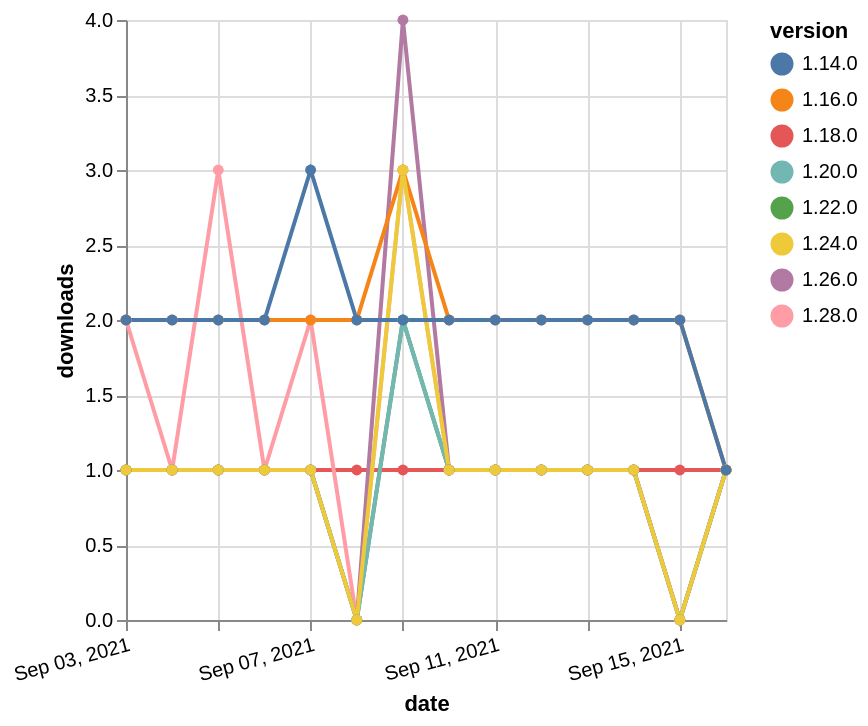

Source (Vega-Lite JSON):
### Vega-Lite specification from a JSON file in a GitHub repository (floating-point values rounded to 4 significant figures)
{"$schema": "https://vega.github.io/schema/vega-lite/v5.json", "description": "A simple bar chart with embedded data.", "data": {"values": [{"date": "2021-09-03", "total": 223, "delta": 1, "version": "1.18.0"}, {"date": "2021-09-04", "total": 224, "delta": 1, "version": "1.18.0"}, {"date": "2021-09-05", "total": 225, "delta": 1, "version": "1.18.0"}, {"date": "2021-09-06", "total": 226, "delta": 1, "version": "1.18.0"}, {"date": "2021-09-07", "total": 227, "delta": 1, "version": "1.18.0"}, {"date": "2021-09-08", "total": 228, "delta": 1, "version": "1.18.0"}, {"date": "2021-09-09", "total": 229, "delta": 1, "version": "1.18.0"}, {"date": "2021-09-10", "total": 230, "delta": 1, "version": "1.18.0"}, {"date": "2021-09-11", "total": 231, "delta": 1, "version": "1.18.0"}, {"date": "2021-09-12", "total": 232, "delta": 1, "version": "1.18.0"}, {"date": "2021-09-13", "total": 233, "delta": 1, "version": "1.18.0"}, {"date": "2021-09-14", "total": 234, "delta": 1, "version": "1.18.0"}, {"date": "2021-09-15", "total": 235, "delta": 1, "version": "1.18.0"}, {"date": "2021-09-16", "total": 236, "delta": 1, "version": "1.18.0"}, {"date": "2021-09-03", "total": 171, "delta": 1, "version": "1.22.0"}, {"date": "2021-09-04", "total": 172, "delta": 1, "version": "1.22.0"}, {"date": "2021-09-05", "total": 173, "delta": 1, "version": "1.22.0"}, {"date": "2021-09-06", "total": 174, "delta": 1, "version": "1.22.0"}, {"date": "2021-09-07", "total": 175, "delta": 1, "version": "1.22.0"}, {"date": "2021-09-08", "total": 175, "delta": 0, "version": "1.22.0"}, {"date": "2021-09-09", "total": 177, "delta": 2, "version": "1.22.0"}, {"date": "2021-09-10", "total": 178, "delta": 1, "version": "1.22.0"}, {"date": "2021-09-11", "total": 179, "delta": 1, "version": "1.22.0"}, {"date": "2021-09-12", "total": 180, "delta": 1, "version": "1.22.0"}, {"date": "2021-09-13", "total": 181, "delta": 1, "version": "1.22.0"}, {"date": "2021-09-14", "total": 182, "delta": 1, "version": "1.22.0"}, {"date": "2021-09-15", "total": 182, "delta": 0, "version": "1.22.0"}, {"date": "2021-09-16", "total": 183, "delta": 1, "version": "1.22.0"}, {"date": "2021-09-03", "total": 115, "delta": 2, "version": "1.28.0"}, {"date": "2021-09-04", "total": 116, "delta": 1, "version": "1.28.0"}, {"date": "2021-09-05", "total": 119, "delta": 3, "version": "1.28.0"}, {"date": "2021-09-06", "total": 120, "delta": 1, "version": "1.28.0"}, {"date": "2021-09-07", "total": 122, "delta": 2, "version": "1.28.0"}, {"date": "2021-09-08", "total": 122, "delta": 0, "version": "1.28.0"}, {"date": "2021-09-09", "total": 125, "delta": 3, "version": "1.28.0"}, {"date": "2021-09-10", "total": 126, "delta": 1, "version": "1.28.0"}, {"date": "2021-09-11", "total": 127, "delta": 1, "version": "1.28.0"}, {"date": "2021-09-12", "total": 128, "delta": 1, "version": "1.28.0"}, {"date": "2021-09-13", "total": 129, "delta": 1, "version": "1.28.0"}, {"date": "2021-09-14", "total": 130, "delta": 1, "version": "1.28.0"}, {"date": "2021-09-15", "total": 130, "delta": 0, "version": "1.28.0"}, {"date": "2021-09-16", "total": 131, "delta": 1, "version": "1.28.0"}, {"date": "2021-09-03", "total": 177, "delta": 1, "version": "1.26.0"}, {"date": "2021-09-04", "total": 178, "delta": 1, "version": "1.26.0"}, {"date": "2021-09-05", "total": 179, "delta": 1, "version": "1.26.0"}, {"date": "2021-09-06", "total": 180, "delta": 1, "version": "1.26.0"}, {"date": "2021-09-07", "total": 181, "delta": 1, "version": "1.26.0"}, {"date": "2021-09-08", "total": 181, "delta": 0, "version": "1.26.0"}, {"date": "2021-09-09", "total": 185, "delta": 4, "version": "1.26.0"}, {"date": "2021-09-10", "total": 186, "delta": 1, "version": "1.26.0"}, {"date": "2021-09-11", "total": 187, "delta": 1, "version": "1.26.0"}, {"date": "2021-09-12", "total": 188, "delta": 1, "version": "1.26.0"}, {"date": "2021-09-13", "total": 189, "delta": 1, "version": "1.26.0"}, {"date": "2021-09-14", "total": 190, "delta": 1, "version": "1.26.0"}, {"date": "2021-09-15", "total": 190, "delta": 0, "version": "1.26.0"}, {"date": "2021-09-16", "total": 191, "delta": 1, "version": "1.26.0"}, {"date": "2021-09-03", "total": 301, "delta": 1, "version": "1.20.0"}, {"date": "2021-09-04", "total": 302, "delta": 1, "version": "1.20.0"}, {"date": "2021-09-05", "total": 303, "delta": 1, "version": "1.20.0"}, {"date": "2021-09-06", "total": 304, "delta": 1, "version": "1.20.0"}, {"date": "2021-09-07", "total": 305, "delta": 1, "version": "1.20.0"}, {"date": "2021-09-08", "total": 305, "delta": 0, "version": "1.20.0"}, {"date": "2021-09-09", "total": 307, "delta": 2, "version": "1.20.0"}, {"date": "2021-09-10", "total": 308, "delta": 1, "version": "1.20.0"}, {"date": "2021-09-11", "total": 309, "delta": 1, "version": "1.20.0"}, {"date": "2021-09-12", "total": 310, "delta": 1, "version": "1.20.0"}, {"date": "2021-09-13", "total": 311, "delta": 1, "version": "1.20.0"}, {"date": "2021-09-14", "total": 312, "delta": 1, "version": "1.20.0"}, {"date": "2021-09-15", "total": 312, "delta": 0, "version": "1.20.0"}, {"date": "2021-09-16", "total": 313, "delta": 1, "version": "1.20.0"}, {"date": "2021-09-03", "total": 2451, "delta": 2, "version": "1.16.0"}, {"date": "2021-09-04", "total": 2453, "delta": 2, "version": "1.16.0"}, {"date": "2021-09-05", "total": 2455, "delta": 2, "version": "1.16.0"}, {"date": "2021-09-06", "total": 2457, "delta": 2, "version": "1.16.0"}, {"date": "2021-09-07", "total": 2459, "delta": 2, "version": "1.16.0"}, {"date": "2021-09-08", "total": 2461, "delta": 2, "version": "1.16.0"}, {"date": "2021-09-09", "total": 2464, "delta": 3, "version": "1.16.0"}, {"date": "2021-09-10", "total": 2466, "delta": 2, "version": "1.16.0"}, {"date": "2021-09-11", "total": 2468, "delta": 2, "version": "1.16.0"}, {"date": "2021-09-12", "total": 2470, "delta": 2, "version": "1.16.0"}, {"date": "2021-09-13", "total": 2472, "delta": 2, "version": "1.16.0"}, {"date": "2021-09-14", "total": 2474, "delta": 2, "version": "1.16.0"}, {"date": "2021-09-15", "total": 2476, "delta": 2, "version": "1.16.0"}, {"date": "2021-09-16", "total": 2477, "delta": 1, "version": "1.16.0"}, {"date": "2021-09-03", "total": 152, "delta": 1, "version": "1.24.0"}, {"date": "2021-09-04", "total": 153, "delta": 1, "version": "1.24.0"}, {"date": "2021-09-05", "total": 154, "delta": 1, "version": "1.24.0"}, {"date": "2021-09-06", "total": 155, "delta": 1, "version": "1.24.0"}, {"date": "2021-09-07", "total": 156, "delta": 1, "version": "1.24.0"}, {"date": "2021-09-08", "total": 156, "delta": 0, "version": "1.24.0"}, {"date": "2021-09-09", "total": 159, "delta": 3, "version": "1.24.0"}, {"date": "2021-09-10", "total": 160, "delta": 1, "version": "1.24.0"}, {"date": "2021-09-11", "total": 161, "delta": 1, "version": "1.24.0"}, {"date": "2021-09-12", "total": 162, "delta": 1, "version": "1.24.0"}, {"date": "2021-09-13", "total": 163, "delta": 1, "version": "1.24.0"}, {"date": "2021-09-14", "total": 164, "delta": 1, "version": "1.24.0"}, {"date": "2021-09-15", "total": 164, "delta": 0, "version": "1.24.0"}, {"date": "2021-09-16", "total": 165, "delta": 1, "version": "1.24.0"}, {"date": "2021-09-03", "total": 2296, "delta": 2, "version": "1.14.0"}, {"date": "2021-09-04", "total": 2298, "delta": 2, "version": "1.14.0"}, {"date": "2021-09-05", "total": 2300, "delta": 2, "version": "1.14.0"}, {"date": "2021-09-06", "total": 2302, "delta": 2, "version": "1.14.0"}, {"date": "2021-09-07", "total": 2305, "delta": 3, "version": "1.14.0"}, {"date": "2021-09-08", "total": 2307, "delta": 2, "version": "1.14.0"}, {"date": "2021-09-09", "total": 2309, "delta": 2, "version": "1.14.0"}, {"date": "2021-09-10", "total": 2311, "delta": 2, "version": "1.14.0"}, {"date": "2021-09-11", "total": 2313, "delta": 2, "version": "1.14.0"}, {"date": "2021-09-12", "total": 2315, "delta": 2, "version": "1.14.0"}, {"date": "2021-09-13", "total": 2317, "delta": 2, "version": "1.14.0"}, {"date": "2021-09-14", "total": 2319, "delta": 2, "version": "1.14.0"}, {"date": "2021-09-15", "total": 2321, "delta": 2, "version": "1.14.0"}, {"date": "2021-09-16", "total": 2322, "delta": 1, "version": "1.14.0"}]}, "width": "container", "mark": {"type": "line", "point": {"filled": true}}, "encoding": {"x": {"field": "date", "type": "temporal", "timeUnit": "yearmonthdate", "title": "date", "axis": {"labelAngle": -15}}, "y": {"field": "delta", "type": "quantitative", "title": "downloads"}, "color": {"field": "version", "type": "nominal"}, "tooltip": {"field": "delta"}}}
